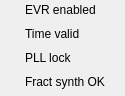
<?xml version="1.0" encoding="UTF-8"?>
<ui version="4.0">
 <class>Form</class>
 <widget class="QWidget" name="Form">
  <property name="geometry">
   <rect>
    <x>0</x>
    <y>0</y>
    <width>125</width>
    <height>96</height>
   </rect>
  </property>
  <property name="windowTitle">
   <string>Form</string>
  </property>
  <widget class="caLed" name="caled_3">
   <property name="geometry">
    <rect>
     <x>1</x>
     <y>73</y>
     <width>18</width>
     <height>18</height>
    </rect>
   </property>
   <property name="toolTip">
    <string>Is the EVR's local oscilator phase locked with the phase of the EVG's oscilator.</string>
   </property>
   <property name="rectangular">
    <bool>false</bool>
   </property>
   <property name="channel" stdset="0">
    <string notr="true">$(SYS)-$(DEVICE):CG-Sts</string>
   </property>
   <property name="falseColor">
    <color>
     <red>255</red>
     <green>0</green>
     <blue>0</blue>
    </color>
   </property>
   <property name="trueColor">
    <color>
     <red>0</red>
     <green>205</green>
     <blue>0</blue>
    </color>
   </property>
   <property name="undefinedColor">
    <color>
     <red>255</red>
     <green>255</green>
     <blue>255</blue>
    </color>
   </property>
  </widget>
  <widget class="QLabel" name="label_3">
   <property name="geometry">
    <rect>
     <x>25</x>
     <y>49</y>
     <width>105</width>
     <height>18</height>
    </rect>
   </property>
   <property name="text">
    <string>PLL lock</string>
   </property>
  </widget>
  <widget class="caLed" name="caled_4">
   <property name="geometry">
    <rect>
     <x>1</x>
     <y>25</y>
     <width>18</width>
     <height>18</height>
    </rect>
   </property>
   <property name="toolTip">
    <string>Indicates if the EVR has a current, valid timestamp.</string>
   </property>
   <property name="rectangular">
    <bool>false</bool>
   </property>
   <property name="channel" stdset="0">
    <string notr="true">$(SYS)-$(DEVICE):Time-Valid-Sts</string>
   </property>
   <property name="falseColor">
    <color>
     <red>255</red>
     <green>0</green>
     <blue>0</blue>
    </color>
   </property>
   <property name="trueColor">
    <color>
     <red>0</red>
     <green>205</green>
     <blue>0</blue>
    </color>
   </property>
   <property name="undefinedColor">
    <color>
     <red>255</red>
     <green>255</green>
     <blue>255</blue>
    </color>
   </property>
  </widget>
  <widget class="QLabel" name="label_19">
   <property name="geometry">
    <rect>
     <x>25</x>
     <y>25</y>
     <width>105</width>
     <height>18</height>
    </rect>
   </property>
   <property name="text">
    <string>Time valid</string>
   </property>
  </widget>
  <widget class="caLed" name="caled">
   <property name="geometry">
    <rect>
     <x>1</x>
     <y>1</y>
     <width>18</width>
     <height>18</height>
    </rect>
   </property>
   <property name="toolTip">
    <string>Master enable for the EVR. If not set then very little will happen.</string>
   </property>
   <property name="rectangular">
    <bool>false</bool>
   </property>
   <property name="channel" stdset="0">
    <string notr="true">$(SYS)-$(DEVICE):Ena-Sel</string>
   </property>
   <property name="falseColor">
    <color>
     <red>255</red>
     <green>0</green>
     <blue>0</blue>
    </color>
   </property>
   <property name="trueColor">
    <color>
     <red>0</red>
     <green>205</green>
     <blue>0</blue>
    </color>
   </property>
   <property name="undefinedColor">
    <color>
     <red>255</red>
     <green>255</green>
     <blue>255</blue>
    </color>
   </property>
  </widget>
  <widget class="QLabel" name="label_4">
   <property name="geometry">
    <rect>
     <x>25</x>
     <y>73</y>
     <width>105</width>
     <height>18</height>
    </rect>
   </property>
   <property name="text">
    <string>Fract synth OK</string>
   </property>
  </widget>
  <widget class="QLabel" name="label">
   <property name="geometry">
    <rect>
     <x>25</x>
     <y>1</y>
     <width>105</width>
     <height>18</height>
    </rect>
   </property>
   <property name="text">
    <string>EVR enabled</string>
   </property>
  </widget>
  <widget class="caLed" name="caled_2">
   <property name="geometry">
    <rect>
     <x>1</x>
     <y>49</y>
     <width>18</width>
     <height>18</height>
    </rect>
   </property>
   <property name="toolTip">
    <string>Is the EVR's local oscilator phase locked with the phase of the EVG's oscilator.</string>
   </property>
   <property name="rectangular">
    <bool>false</bool>
   </property>
   <property name="channel" stdset="0">
    <string notr="true">$(SYS)-$(DEVICE):Pll-Sts</string>
   </property>
   <property name="falseColor">
    <color>
     <red>255</red>
     <green>0</green>
     <blue>0</blue>
    </color>
   </property>
   <property name="trueColor">
    <color>
     <red>0</red>
     <green>205</green>
     <blue>0</blue>
    </color>
   </property>
   <property name="undefinedColor">
    <color>
     <red>255</red>
     <green>255</green>
     <blue>255</blue>
    </color>
   </property>
  </widget>
 </widget>
 <customwidgets>
  <customwidget>
   <class>caLed</class>
   <extends>QWidget</extends>
   <header>caLed</header>
  </customwidget>
 </customwidgets>
 <resources/>
 <connections/>
</ui>
